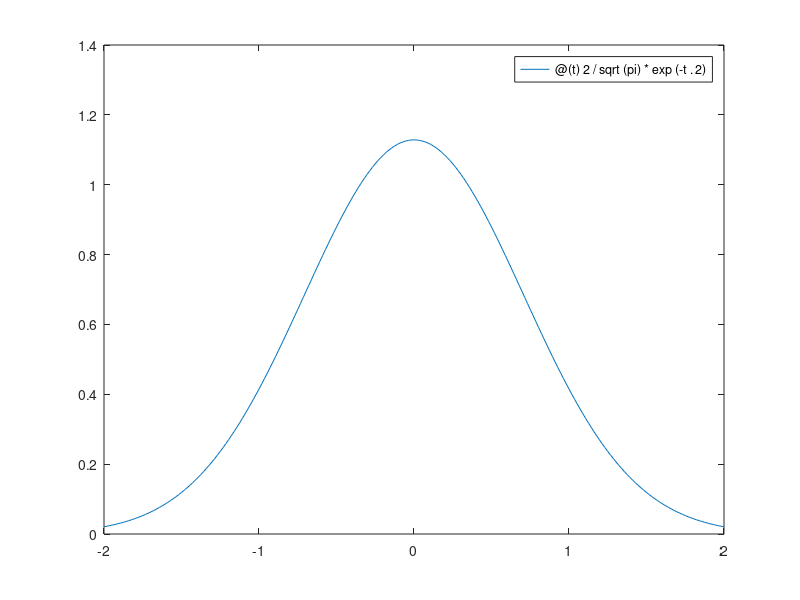

Write the MATLAB code that produced this figure. (Note: this script raises an error after producing the figure.)
f=@(t) 2/sqrt(pi)*exp(-t.^2)

clf;
fplot(f,[-2,2]) %clopotul lui gaus, erf


format long
ERF=erf(1)
Q=quad(f,0,1)%quadratura
AQ=adquad2(f,0,1)


